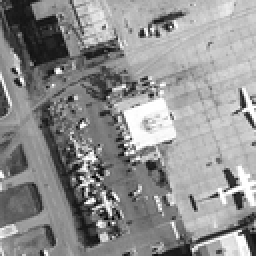
%> input picture images/airfield512x512.tif, 128 x 128 px, shrunk from 512 x 512 before the run, given in place of boats512x512.tif, which was not available (shown 2 times larger)
$ octave main.m   (GNU Octave 9; MATLAB toolbox functions it lacks are replaced by stand-ins)
%> lines starting %> are read from the running program, lines starting %| are printed output that depends on the picture; pictures that were not available may be replaced by others from this repository, and a replacement may not be noted
### matlab/matA_DCT.m
% Sec 2.1
% Function to compute the DCT transform matrix A of size MxM
function matA = matA_DCT(M)
%> called with M = 8
    matA = zeros(M, M); % Initialize the matrix
    for i = 0:M-1
        for k = 0:M-1
            if i == 0
                a = sqrt(1 / M); % Compute alpha_0
            else
                a = sqrt(2 / M); % Compute alpha_i for i > 0
            end
            % Populate the matrix element A[i, k]
            matA(i+1, k+1) = a * cos( (2*k+1)*i*pi / (2*M) );
        end
    end
end

### matlab/main_dct.m
function [bit_rates, psnr_vec] = main_dct(mode)
    %% Print out the values of the matrix A, Sec 2.1
    M = 8;
    matA = matA_DCT(8);
    disp(matA)

    %% Plot a graph of the quantizer function, Sec 2.2
    original_vec = linspace(-10, 10, 1000);
    quant_vec = midTreadQuant(original_vec, 1);
    figure;
    plot(original_vec, '--', 'LineWidth', 1.5, 'Color', [0 0.4470 0.7410]);
    hold on;
    plot(quant_vec, '-', 'LineWidth', 1.5, 'Color', [0.8500 0.3250 0.0980]);
    title('Comparison of Original and Quantized Data', 'FontSize', 14);
    xlabel('Index', 'FontSize', 12);
    ylabel('Amplitude', 'FontSize', 12);
    legend('Original Data', 'Quantized Data', 'Location', 'best', 'FontSize', 10);
    grid on;
    set(gca, 'FontSize', 10, 'GridAlpha', 0.3);
    axis tight;
    set(gcf, 'Color', 'w');

    % Load images
    boats = double(imread("../images/boats512x512.tif"));
%> boats: size 128x128 double; min 0, max 255, mean 143.3; mean of the top-left, top-right, bottom-left and bottom-right quarters 113.4, 184.1, 116.4, 159.5
    harbour = double(imread("../images/harbour512x512.tif"));
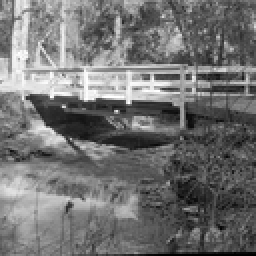
%> input picture images/bridge512x512.tif, 128 x 128 px, shrunk from 512 x 512 before the run, given in place of harbour512x512.tif, which was not available (shown 2 times larger)
%> harbour: size 128x128 double; min 0, max 255, mean 113.8; mean of the top-left, top-right, bottom-left and bottom-right quarters 146.8, 107.7, 125.1, 75.6
    peppers = double(imread("../images/peppers512x512.tif"));
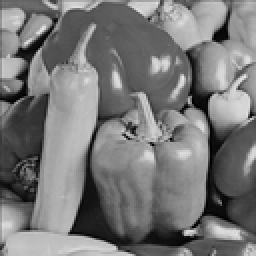
%> input picture images/peppers512x512.tif, 128 x 128 px, shrunk from 512 x 512 before the run (shown 2 times larger)
%> peppers: size 128x128 double; min 0, max 231, mean 119.9; mean of the top-left, top-right, bottom-left and bottom-right quarters 118.8, 135.1, 120, 105.8
    [lenX, lenY] = size(boats);
%> lenX = 128; lenY = 128

    %% Compare d with the mean squared error between the original and the quantized DCT coefficients, Sec 2.3
    step_size = 1; % you can change this value
    img = harbour; % you can choose another image to test
    img_dct_mat = []; % matrix that stores the DCT coeffs
    img_dct_quant_mat = []; % matrix that stores the quantized DCT coeffs
    img_recon = zeros(lenX, lenY);
    for i = 1 : lenX/M
        for k = 1 : lenY/M
            img_block = img(M*(i-1)+1 : M*i, M*(k-1)+1 : M*k);
            img_block_dct = dct2(img_block); % DCT
            img_dct_mat = [img_dct_mat; img_block_dct];
            img_block_dct_quant = midTreadQuant(img_block_dct, step_size); % quantize the DCT coeffs
            img_dct_quant_mat = [img_dct_quant_mat; img_block_dct_quant];
            img_recon(M*(i-1)+1 : M*i, M*(k-1)+1 : M*k) = idct2(img_block_dct_quant); % IDCT
        end
    end
    d = mse(img, img_recon); % MSE of original/reconstructed images
%> d = 0.0838
    d_dct = mse(img_dct_mat, img_dct_quant_mat); % MSE of original/quantized DCT coeffs
%> d_dct = 0.0838
    disp("The difference between MSE of DCT Coefficients and MSE of Images = ")
    disp(mae(d-d_dct))
%| 1.3878e-16

    %% rate-PSNR curve, Sec 2.3
    if mode == 'all bit rates'
        step_range = round(2.^(0:9));
    elseif mode == 'low bit rates'
        step_range = round(2.^(6:0.3:9)); % Step size range
    else
        error('Please enter a valid mode')
    end
    bit_rates = []; % Stores the average bit rate across all 8x8 DCT coefficients for different step sizes
    psnr_vec = []; % Stores the average PSNR values for different step sizes

    for step = step_range
        block_dct_quant_mat = []; % Stores quantized DCT coefficients for all positions in all blocks
        boats_recon = zeros(lenX, lenY); % Reconstructed image for boats
        harbour_recon = zeros(lenX, lenY); % Reconstructed image for harbour
        peppers_recon = zeros(lenX, lenY); % Reconstructed image for peppers

        % Loop through all 8x8 blocks of the images
        for i = 1 : lenX/M
            for k = 1 : lenY/M
                % Extract and quantize DCT coefficients for each block
                boats_block_dct_quant = midTreadQuant( dct2(boats(M*(i-1)+1 : M*i, M*(k-1)+1 : M*k)), step );
                harbour_block_dct_quant = midTreadQuant( dct2(harbour(M*(i-1)+1 : M*i, M*(k-1)+1 : M*k)), step );
                peppers_block_dct_quant = midTreadQuant( dct2(peppers(M*(i-1)+1 : M*i, M*(k-1)+1 : M*k)), step );

                % Flatten and store the quantized coefficients for all images
                block_dct_quant = [boats_block_dct_quant(:), harbour_block_dct_quant(:), peppers_block_dct_quant(:)];
                block_dct_quant_mat = [block_dct_quant_mat, block_dct_quant];

                % Perform inverse DCT to reconstruct the block
                boats_recon(M*(i-1)+1 : M*i, M*(k-1)+1 : M*k) = idct2(boats_block_dct_quant);
                harbour_recon(M*(i-1)+1 : M*i, M*(k-1)+1 : M*k) = idct2(harbour_block_dct_quant);
                peppers_recon(M*(i-1)+1 : M*i, M*(k-1)+1 : M*k) = idct2(peppers_block_dct_quant);
            end
        end

        % Calculate the bit rate for each coefficient position across all blocks
        N = size(block_dct_quant_mat, 1); % Number of DCT coefficients (64 in this case)
        bit_rate_N = []; % Stores bit rates for all coefficient positions
        for n = 1:N
            bit_rate_n = computeBitRate(block_dct_quant_mat(n, :)); % Compute the bit rate for position n
            bit_rate_N = [bit_rate_N, bit_rate_n]; % Store bit rate for this position
        end
        bit_rate_step = mean(bit_rate_N); % Average bit rate across all coefficient positions
        bit_rates = [bit_rates, bit_rate_step]; % Store average bit rate for this step size

        % Calculate PSNR for each image and take the average
        psnr_step = PSNR([boats, harbour, peppers], [boats_recon, harbour_recon, peppers_recon]); % PSNR for boats image
        psnr_vec = [psnr_vec, psnr_step]; % Store average PSNR for this step size

    end
%> this loop made 10 passes
%> (bit_rate_step, bit_rates, d in PSNR, psnr in PSNR, psnr_step, psnr_vec) on passes 1 to 5: (5.84, 5.84, 0.0834, 58.92, 58.92, 58.92), (4.93, [5.84 4.93], 0.333, 52.91, 52.91, [58.92 52.91]), (4, [5.84 4.93 4], 1.32, 46.92, 46.92, [58.92 52.91 46.92]), (3.06, [5.84 4.93 4 3.06], 5.03, 41.11, 41.11, [58.92 52.91 46.92 41.11]), (2.15, [5.84 4.93 4 3.06 2.15], 18.24, 35.52, 35.52, [58.92 52.91 46.92 41.11 35.52])
%> (bit_rate_step, bit_rates, d in PSNR, psnr in PSNR, psnr_step) on pass 10: (0.0391, [5.84 4.93 4 3.06 2.15 1.33 0.681 0.294 0.111 0.0391], 1232.6, 17.22, 17.22)
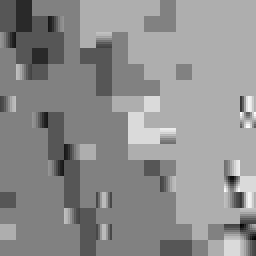
%> boats_recon: size 128x128 double (shown 2 times larger); min -59.13, max 308, mean 145.8; drawn with min black and max white
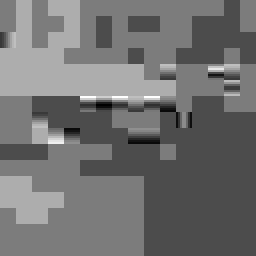
%> harbour_recon: size 128x128 double (shown 2 times larger); min -37.28, max 300.4, mean 112.8; drawn with min black and max white
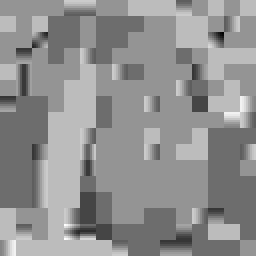
%> peppers_recon: size 128x128 double (shown 2 times larger); min -113.5, max 300.4, mean 120.8; drawn with min black and max white

end

### matlab/PSNR.m
% Sec 2.3
% A function to compute PSNR
function psnr = PSNR(data_1, data_2)
    d = mse(data_1, data_2);
    psnr = 10 * log10( 255^2 / d );
end

### matlab/main_fwt.m
function [bit_rates, psnr_vec] = main_fwt(mode)
    load coeffs.mat;
    %% Compute all four filters by defination
    LoD = db10;
    n = 1:length(LoD);
    HiD = -(-1).^(n-1) .* LoD(length(LoD) - n + 1);
    LoR = LoD(length(LoD) - n + 1);
    HiR = (-1).^(n-1) .* LoD(n);
    % % Or equivalently
    % [LoD, HiD, LoR, HiR] = wfilters('db4');

    files = ["../images/harbour512x512.tif"; "../images/boats512x512.tif"; "../images/peppers512x512.tif"];

    %% rate-PSNR curve, Sec 3.3
    if mode == 'all bit rates'
        step_range = round(2.^(0:9));
    elseif mode == 'low bit rates'
        step_range = round(2.^(6:0.3:9)); % Step size range
    else
        error('Please enter a valid mode')
    end
    bit_rates = []; % Stores the average bit rate across all 8x8 DCT coefficients for different step sizes
    psnr_vec = []; % Stores the average PSNR values for different step sizes
    img_mse= zeros(10, 3);
    coeff_mse = zeros(10, 3);

    scales = 4;
    for steps = step_range
        SUBBANDS = {};
        if steps ==1 || steps ==16 || steps == 512
            fig=figure();
        end
        imgs=[];
        img_recons=[];
        for img_idx=1:3 % loop through files
            %% 3.2 FWT
            img =double(imread(files(img_idx)));

            [APPROXs, HORIZONTOLs, VERTICALs, DIAGONALs] = fwt(img, scales, LoD, HiD);

            if img_idx==1 && steps ==1 % We only visualize FWT coef for the 1st image.
                % Combine coefficients in a spiral layout for visualization
                [img_height, img_width]=size(img);
                fwt_coef_visual(scales, img_height, img_width, APPROXs, HORIZONTOLs, VERTICALs, DIAGONALs, 1)
            end

            %% 3.3 Quantization
            APPROXs_quant = quantizerCell(APPROXs, steps);
            HORIZONTOLs_quant = quantizerCell(HORIZONTOLs, steps);
            VERTICALs_quant = quantizerCell(VERTICALs, steps);
            DIAGONALs_quant = quantizerCell(DIAGONALs, steps);

            %% 3.4 IFWT Reconstruction, Distortion, and BitRate
            img_recon = ifwt(APPROXs_quant, HORIZONTOLs_quant, VERTICALs_quant, DIAGONALs_quant, scales, LoR, HiR);

            %% Plot original&reconstructed image
            if steps ==1 || steps ==16 || steps == 512 % We only Plot original&reconstructed image for 3 steps
                ax1=subplot(3, 2, img_idx*2-1,'Parent', fig);
                imshow(uint8(img), 'Parent', ax1);
                str=sprintf("Original Image, Step = %d", steps);
                title(ax1, str);
                ax2=subplot(3, 2, img_idx*2, 'Parent', fig);
                imshow(uint8(img_recon), 'Parent', ax2);
                str=sprintf("Reconstructed Image, Step = %d", steps);
                title(ax2, str);
            end

            %% Compare mse between DWT coefficients and images
            mse_1 = 0;  mse_2 = 0;  mse_3 = 0;  mse_4 = 0;
            j=1;
            deno = size(APPROXs{scales} ,1) * size(APPROXs{scales} ,2);
            mse_1 = mse_1 + mse(APPROXs{scales}, APPROXs_quant{scales}) * size(APPROXs{scales} ,1) * size(APPROXs{scales} ,2);
            SUBBAND={};
            SUBBAND{1}=APPROXs_quant{scales};
            for i = 1:numel(APPROXs)
                j=j+1;
                SUBBAND{j}=HORIZONTOLs_quant{i};
                mse_2 = mse_2 + mse(HORIZONTOLs{i}, HORIZONTOLs_quant{i}) * size(APPROXs{i} ,1) * size(APPROXs{i} ,2) ;

                j=j+1;
                SUBBAND{j}=VERTICALs_quant{i};
                mse_3 = mse_3 + mse(VERTICALs{i}, VERTICALs_quant{i}) * size(APPROXs{i} ,1) * size(APPROXs{i} ,2) ;

                j=j+1;
                SUBBAND{j}=DIAGONALs_quant{i};
                mse_4 = mse_4 + mse(DIAGONALs{i}, DIAGONALs_quant{i}) * size(APPROXs{i} ,1) * size(APPROXs{i} ,2) ;
                deno = deno + 3* size(APPROXs{i} ,1) * size(APPROXs{i} ,2);
            end
            img_mse(steps, img_idx) = mse(img, img_recon);
            coeff_mse(steps, img_idx) = (mse_1 + mse_2 + mse_3 + mse_4) / deno;
            fprintf("step = %d, img = %s: \t img_mse = %f, coeff_mse = %f\n", steps, files(img_idx), img_mse(steps, img_idx), coeff_mse(steps, img_idx))
            imgs=[imgs, img];
            img_recons=[img_recons, img_recon];
            if isempty(SUBBANDS)
                SUBBANDS = SUBBAND;
            else
                for i=1:j
                    SUBBANDS{i}= [SUBBANDS{i},SUBBAND{i}];
                end
            end

        end
        psnr_step = PSNR(imgs,img_recons);
        psnr_vec=[psnr_vec,psnr_step];

        bit_rate_step = 0;
        subband_total_size=0;
        for i=1:numel(SUBBANDS)
            bit_rate_step = bit_rate_step + computeBitRate(SUBBANDS{i}) * size(SUBBANDS{i}, 1)*size(SUBBANDS{i}, 2);
            subband_total_size=subband_total_size + size(SUBBANDS{i}, 1)*size(SUBBANDS{i}, 2);
        end
        bit_rate_step = bit_rate_step/subband_total_size;

        bit_rates =[bit_rates, bit_rate_step]; % Store average bit rate for this step size
    end

end

### matlab/midTreadQuant.m
% Sec 2.2
% Function to perform mid-tread quantization
% input_val: The input value(s) to be quantized
% step: The quantization step size
% quantized_val: The quantized output value(s)
function quantized_val = midTreadQuant(input_val, step)
    if step <= 0
        error('Step size must be positive'); % Validate step size
    else
        quantized_val = round(input_val / step) * step; % Quantization formula
    end
end

### matlab/main.m
clear;
close all;

% mode = 'low bit rates';
mode = 'all bit rates';

[dct_bit_rates, dct_psnr_vec] = main_dct(mode);
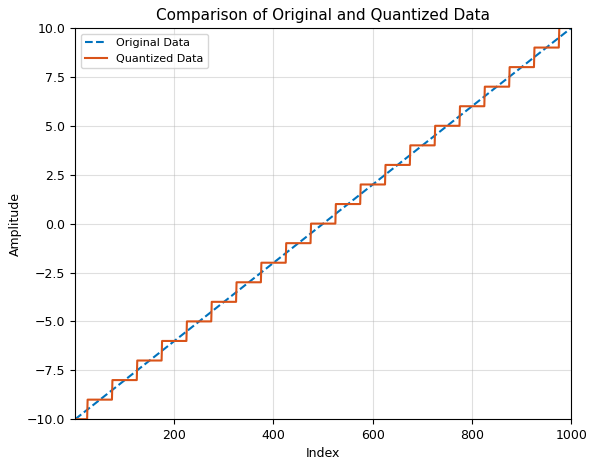
%> figure redrawn from the program's plot data; curve peaks at x = 1000, y = 10; curve peaks at x = 976, y = 10
%> dct_bit_rates = [5.84 4.93 4 3.06 2.15 1.33 0.681 0.294 0.111 0.0391]; dct_psnr_vec = [58.92 52.91 46.92 41.11 35.52 30.38 26.01 22.53 19.75 17.22]
[fwt_bit_rates, fwt_psnr_vec] = main_fwt(mode);
%> the run ends on the next line
